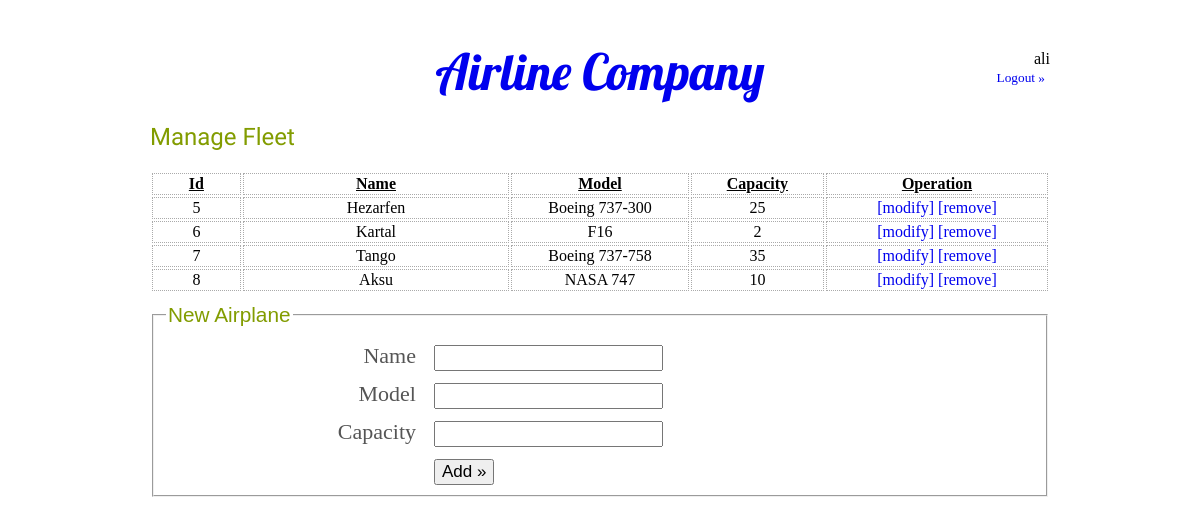
The app's page /airplane.php (signed in) with its own data.
### tables this page shows
CREATE TABLE `plane` (
  `id` int(11) NOT NULL AUTO_INCREMENT,
  `name` varchar(100) DEFAULT NULL,
  `capacity` int(11) NOT NULL,
  `model` varchar(100) DEFAULT NULL,
  PRIMARY KEY (`id`)
);

### airplane.php (called while the page is built, shortened)
<?php
require_once 'inc.php';
$airplanes = Array();
$airplanes_result = mysql_query('SELECT * FROM plane', $mysql) or die(mysql_error());
while ($row = mysql_fetch_assoc($airplanes_result)) {
    $result['id'] = $row['id'];
	$result['name'] = $row['name'];
	$result['model'] = $row['model'];
	$result['capacity'] = $row['capacity'];
	$airplanes[] = $result;
}
require_once 'view_top.php';
require_once 'view_airplane.php';
require_once 'view_bottom.php';
?>

### view_airplane.php (the view, shortened to what this page needs)
<h2>Manage Fleet</h2>
<table class='data'>
	<tr class='legend'>
		<td width='10%'>Id</td>
		<td width='30%'>Name</td>
		<td width='20%'>Model</td>
		<td width='15%'>Capacity</td>
		<td width='25%'>Operation</td>
	</tr>
<?php foreach($airplanes as $airplane){?>
	<tr>
		<td width='10%'><?=$airplane['id']?></td>
		<td width='30%'><?=$airplane['name']?></td>
		<td width='20%'><?=$airplane['model']?></td>
		<td width='15%'><?=$airplane['capacity']?></td>
		<td width='25%'>
			<a href='javascript://' onclick="edit(
			'<?=$airplane['id']?>',
			'<?=$airplane['name']?>',
			'<?=$airplane['model']?>',
			'<?=$airplane['capacity']?>'
			)">[modify]</a>
			<a href='?action=delete&id=<?=$airplane['id']?>'>[remove]</a>
		</td>
	</tr>
<?php }?>
</table>
<div id='create'>
	<form method='post' action='?action=new' onsubmit='return add_check();'>
		<fieldset>
			<legend>New Airplane</legend>
			<div class='line'>
				<div class='label'>Name</div>
				<div class='field'>
					<input type='text' name='name' id='add_name' value=''/>
				</div>
			</div>
			<div class='line'>
				<div class='label'>Model</div>
				<div class='field'>
					<input type='text' name='model' id='add_model' value=''/>
				</div>
			</div>
			<div class='line'>
				<div class='label'>Capacity</div>
				<div class='field'>
				<input type='text' name='capacity' id='add_capacity' value=''/>
				</div>
			</div>
			<div class='line'>
				<div class='label'>&nbsp;</div>
				<div class='field'><input type='submit' value='Add &raquo;'/></div>
			</div>
		</fieldset>
	</form>
</div>

### style.css (style rules this page uses)
html, body { overflow-y: scroll; overflow: -moz-scrollbars-vertical; }
body { margin: 0; font: 16px normal 'Ubuntu', Helvetica, Arial, sans-serif, serif; }
h1, h2,h3,h4,h5 { font-family: 'Philosopher', arial, serif; color: #829C00; font-weight: normal; }
a { text-decoration:none; }
fieldset legend { font-family: Georgia, Arial, sans-serif,serif; font-size: 130%; color: #829C00; }
div.line { width:100%; clear:both; padding: 10px 0; }
div.label { width: 250px; text-align: right; font-size: 22px; padding-right: 10px; float:left; color: #555; }
div.field { font-size: 22px; width: 600px; float:right; }
input, select { font-size: 17px; }
a { padding: 5px; }
table.data { width: 100%; margin:10px auto; border: 0px; }
table.data td { border: 1px dotted #aaa; text-align: center; }
table.data tr.legend td { text-align:center; text-decoration:underline; font-weight:bold; }
table a { margin:0; padding:0; }

### records on screen
plane: id "5", name "Hezarfen", model "Boeing 737-300", capacity "25"
plane: id "6", name "Kartal", model "F16", capacity "2"
plane: id "7", name "Tango", model "Boeing 737-758", capacity "35"
plane: id "8", name "Aksu", model "NASA 747", capacity "10"

### other values on screen
$_SESSION['username'] "ali"
